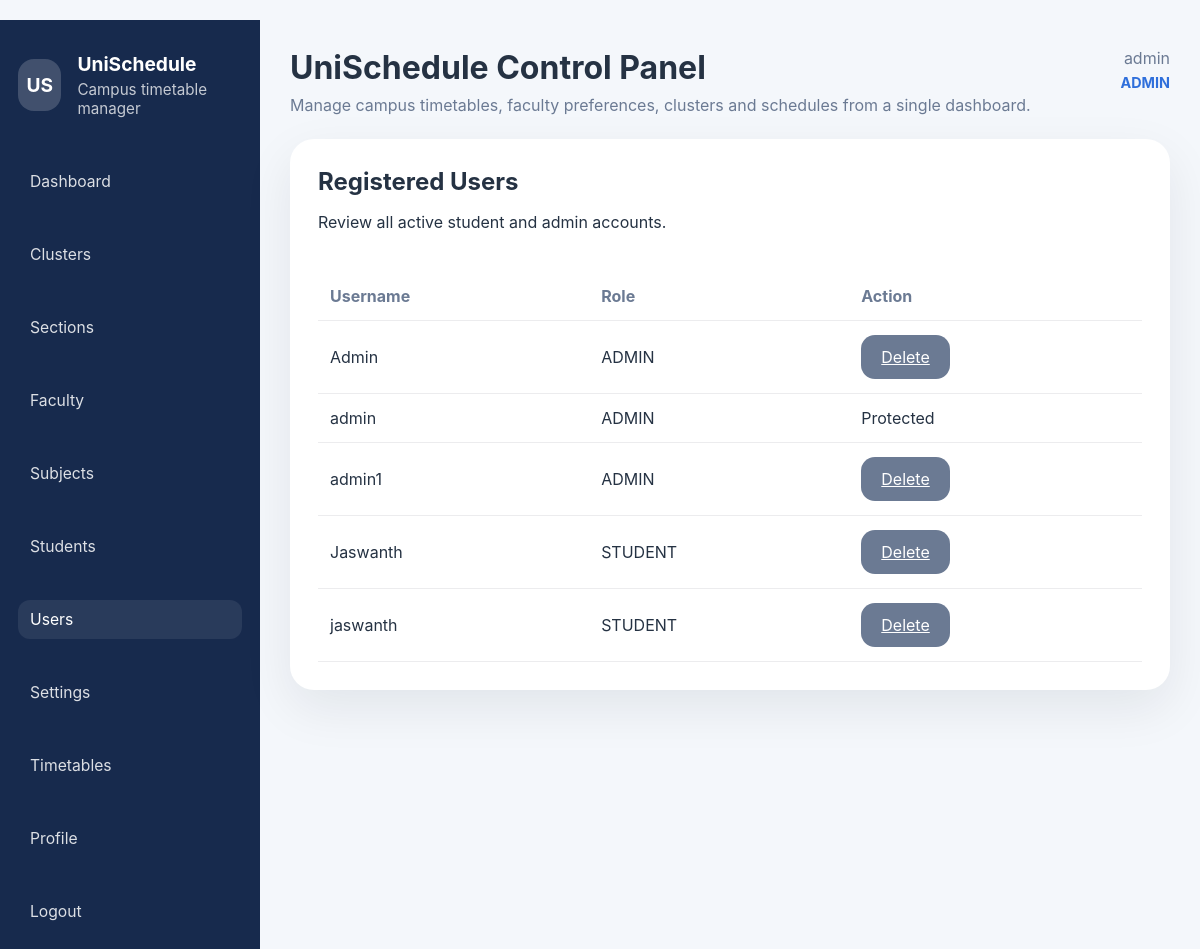
Screenshot of /users (signed in) with the database file from the repository.
### app.py (models this page shows)
class User(UserMixin, db.Model):
    id = db.Column(db.Integer, primary_key=True)
    username = db.Column(db.String(120), unique=True, nullable=False)
    password = db.Column(db.String(255), nullable=False)
    role = db.Column(db.String(20), nullable=False)

### app.py (the view)
@app.route('/users')
@login_required
def manage_users():
    if not admin_only():
        flash('Unauthorized access.', 'danger')
        return redirect(url_for('dashboard'))
    users = User.query.order_by(User.role, User.username).all()
    return render_template('users.html', users=users)

### app.py (called while the page is built)
def admin_only():
    return current_user.is_authenticated and current_user.role == ROLE_ADMIN

@login_manager.user_loader
def load_user(user_id):
    return User.query.get(int(user_id))

@app.context_processor
def inject_user_roles():
    return {
        'role_admin': ROLE_ADMIN,
        'role_student': ROLE_STUDENT
    }

### templates/users.html
﻿{% extends 'base.html' %}
{% block content %}
<div class="panel">
    <div class="panel-header">
        <div>
            <h2>Registered Users</h2>
            <p>Review all active student and admin accounts.</p>
        </div>
    </div>
    <table>
        <thead><tr><th>Username</th><th>Role</th><th>Action</th></tr></thead>
        <tbody>
            {% for user in users %}
            <tr>
                <td>{{ user.username }}</td>
                <td>{{ user.role }}</td>
                <td>
                    {% if user.username != 'admin' %}
                        <a class="button secondary" href="{{ url_for('delete_user', user_id=user.id) }}">Delete</a>
                    {% else %}
                        <span class="muted">Protected</span>
                    {% endif %}
                </td>
            </tr>
            {% else %}
            <tr><td colspan="3">No registered users available.</td></tr>
            {% endfor %}
        </tbody>
    </table>
</div>
{% endblock %}

### templates/base.html (shortened to what this page needs)
﻿<!doctype html>
<html lang="en">
<head>
    <link rel="stylesheet" href="/static/style.css">
</head>
<body>
    <div class="app-shell">
        <aside class="sidebar">
            <div class="brand-block">
                <div class="brand-logo">US</div>
                <div>
                    <div class="brand-title">UniSchedule</div>
                    <div class="brand-tag">Campus timetable manager</div>
                </div>
            </div>
            <nav class="nav-list">
                {% if current_user.is_authenticated %}
                    <a href="{{ url_for('dashboard') }}">Dashboard</a>
                    {% if current_user.role == role_admin %}
                        <a href="{{ url_for('manage_clusters') }}">Clusters</a>
                        <a href="{{ url_for('manage_sections') }}">Sections</a>
                        <a href="{{ url_for('manage_faculty') }}">Faculty</a>
                        <a href="{{ url_for('manage_subjects') }}">Subjects</a>
                        <a href="{{ url_for('manage_students') }}">Students</a>
                        <a href="{{ url_for('manage_users') }}">Users</a>
                        <a href="{{ url_for('settings_page') }}">Settings</a>
                    {% elif current_user.role == role_student %}
                        <a href="{{ url_for('student_portal') }}">Student Portal</a>
                        <a href="{{ url_for('choose_section') }}">Choose Section</a>
                        <a href="{{ url_for('choose_subjects') }}">Choose Subjects</a>
                    {% endif %}
                    <a href="{{ url_for('view_timetables') }}">Timetables</a>
                    <a href="{{ url_for('profile') }}">Profile</a>
                    <a href="{{ url_for('logout') }}" class="danger-link">Logout</a>
                {% else %}
                    <a href="{{ url_for('login') }}">Login</a>
                    <a href="{{ url_for('register') }}">Register</a>
                {% endif %}
            </nav>
        </aside>
        <main class="main-content">
            <header class="main-header">
                <div class="header-left">
                    <h1>UniSchedule Control Panel</h1>
                    <p>Manage campus timetables, faculty preferences, clusters and schedules from a single dashboard.</p>
                </div>
                {% if current_user.is_authenticated %}
                <div class="header-user">
                    <span>{{ current_user.username }}</span>
                    <span class="user-role">{{ current_user.role }}</span>
                </div>
                {% endif %}
            </header>
            <div class="content-area">
                {% block content %}{% endblock %}
            </div>
        </main>
    </div>
</body>
</html>

### static/style.css (style rules this page uses)
:root { --bg: #f4f7fb; --surface: #ffffff; --primary: #2f6fdb; --primary-dark: #254fcc; --success: #1e9a3a; --danger: #d64545; --text: #253243; --muted: #6b7a93; }
body { margin: 0; font-family: Inter, system-ui, -apple-system, BlinkMacSystemFont, "Segoe UI", sans-serif; background: var(--bg); color: var(--text); }
.app-shell { display: grid; grid-template-columns: 260px minmax(0, 1fr); min-height: 100vh; }
.sidebar { padding: 32px 18px; background: #172a4d; color: white; }
.brand-block { display: flex; gap: 16px; align-items: center; margin-bottom: 32px; }
.brand-logo { width: 52px; height: 52px; border-radius: 16px; background: rgba(255,255,255,.18); display: grid; place-items: center; font-size: 1.2rem; font-weight: 700; }
.brand-title { font-size: 1.2rem; font-weight: 700; margin-bottom: 4px; }
.brand-tag { color: rgba(255,255,255,.75); font-size: 0.95rem; }
.nav-list { display: grid; gap: 10px; }
.nav-list a { display: block; padding: 11px 14px; color: rgba(255,255,255,.9); border-radius: 14px; text-decoration: none; font-size: 0.98rem; }
.nav-list a:hover, .nav-list a.active { background: rgba(255, 255, 255, .12); }
.danger-link { color: var(--danger); }
.main-content { padding: 28px 30px 36px; background: var(--bg); }
.main-header { display: flex; justify-content: space-between; align-items: flex-start; gap: 24px; margin-bottom: 24px; }
.header-left h1 { margin: 0 0 8px; }
.header-left p { margin: 0; color: var(--muted); }
.header-user { display: flex; flex-direction: column; gap: 6px; align-items: flex-end; color: var(--muted); }
.user-role { font-size: 0.9rem; color: var(--primary); font-weight: 700; }
.content-area { max-width: 1180px; margin: 0 auto; }
.sidebar nav a { display: block; margin: 12px 0; color: rgba(255,255,255,.85); text-decoration: none; padding: 10px 12px; border-radius: 12px; }
.sidebar nav a:hover, .sidebar nav a.active { background: rgba(255,255,255,.08); color: white; }
.panel { background: var(--surface); border-radius: 24px; padding: 28px; margin-bottom: 24px; box-shadow: 0 18px 50px rgba(15, 23, 42, .08); }
h1, h2, h3 { margin: 0 0 16px; }
.panel-header { display: flex; align-items: center; justify-content: space-between; gap: 16px; margin-bottom: 24px; }
.panel-header h2 { margin-bottom: 6px; }
button, a.primary, a.secondary { border: none; border-radius: 14px; padding: 12px 20px; font-size: 1rem; cursor: pointer; text-align: center; display: inline-flex; align-items: center; justify-content: center; }
button.secondary, a.secondary { background: #6b7a93; color: white; }
table { width: 100%; border-collapse: collapse; }
th, td { text-align: left; padding: 14px 12px; border-bottom: 1px solid rgba(15, 23, 42, .08); }
th { color: var(--muted); }

### rows the page displays
User: username "admin", role "ADMIN", shows "Protected"
User: username "Admin", role "ADMIN"
User: username "admin1", role "ADMIN"
User: username "Jaswanth", role "STUDENT"
User: username "jaswanth", role "STUDENT"
